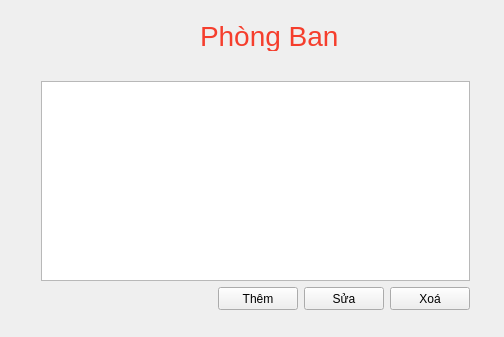
<?xml version="1.0" encoding="UTF-8"?>
<ui version="4.0">
 <class>ManageDepartmentClass</class>
 <widget class="QWidget" name="ManageDepartmentClass">
  <property name="geometry">
   <rect>
    <x>0</x>
    <y>0</y>
    <width>504</width>
    <height>337</height>
   </rect>
  </property>
  <property name="windowTitle">
   <string>ManageDepartment</string>
  </property>
  <property name="styleSheet">
   <string notr="true">height: fit-content;</string>
  </property>
  <widget class="QLabel" name="label">
   <property name="geometry">
    <rect>
     <x>200</x>
     <y>20</y>
     <width>371</width>
     <height>31</height>
    </rect>
   </property>
   <property name="styleSheet">
    <string notr="true">color: #f53e2d;
font-size: 28px</string>
   </property>
   <property name="text">
    <string>Phòng Ban</string>
   </property>
  </widget>
  <widget class="QWidget" name="verticalLayoutWidget">
   <property name="geometry">
    <rect>
     <x>30</x>
     <y>70</y>
     <width>451</width>
     <height>251</height>
    </rect>
   </property>
   <layout class="QVBoxLayout" name="verticalLayout">
    <item>
     <widget class="QTableView" name="table">
      <property name="styleSheet">
       <string notr="true"/>
      </property>
     </widget>
    </item>
    <item>
     <layout class="QHBoxLayout" name="horizontalLayout">
      <item>
       <spacer name="horizontalSpacer">
        <property name="orientation">
         <enum>Qt::Horizontal</enum>
        </property>
        <property name="sizeHint" stdset="0">
         <size>
          <width>40</width>
          <height>20</height>
         </size>
        </property>
       </spacer>
      </item>
      <item>
       <widget class="QPushButton" name="add">
        <property name="styleSheet">
         <string notr="true">height: 15px;</string>
        </property>
        <property name="text">
         <string>Thêm</string>
        </property>
       </widget>
      </item>
      <item>
       <widget class="QPushButton" name="edit">
        <property name="styleSheet">
         <string notr="true">height: 15px;</string>
        </property>
        <property name="text">
         <string>Sửa</string>
        </property>
       </widget>
      </item>
      <item>
       <widget class="QPushButton" name="delete_2">
        <property name="styleSheet">
         <string notr="true">height: 15px;</string>
        </property>
        <property name="text">
         <string>Xoá</string>
        </property>
       </widget>
      </item>
     </layout>
    </item>
   </layout>
  </widget>
 </widget>
 <layoutdefault spacing="6" margin="11"/>
 <resources/>
 <connections/>
</ui>
